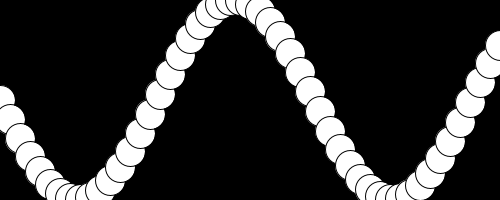
Frame 1 (no input)
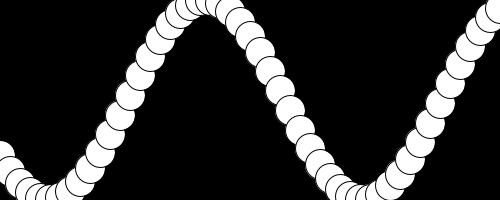
Frame 60 (the mouse pressed at the canvas centre just before this capture)
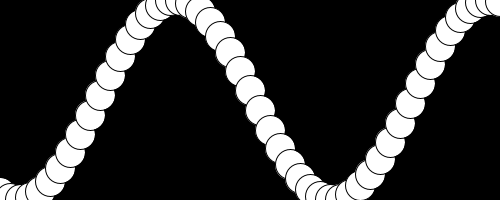
Frame 120 (the mouse held since frame 60 and released just before this capture)

The Processing sketch that drew these frames (run headless with seeded random() and noise(); from frame 60 on, the mouse is pressed at the canvas centre):

// Processing sketch: ex07_10
// ── ex07_10.pde
// 원으로 움직이는 사인 파형의 궤적 만들기

float theta = 0.0, angle = 0.0;

void setup() {
  size(500, 200);
}

void draw() {
  background(0);
  theta = angle;
  for (float x = 0; x <= width; x += 10) {
    float y = height/2 + 100 * sin(theta);
    ellipse(x, y, 30, 30);
    theta += 0.2;
  }
  angle += 0.01;
}
